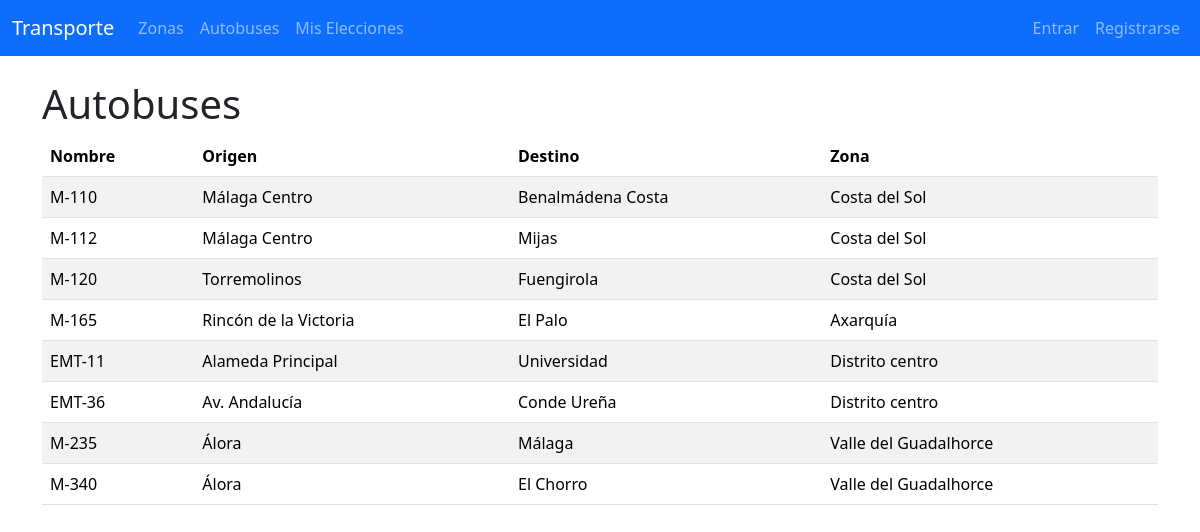
The app's page /autobuses/autobuses/ with its own data.
### autobuses/models.py (models this page shows, shortened)
class Autobus(models.Model):
    nombre = models.CharField(max_length=100)
    origen = models.CharField(max_length=150)
    destino = models.CharField(max_length=150)
    zona = models.ForeignKey(
        Zona,
        on_delete=models.CASCADE,
        related_name="autobuses"
    )
    class Meta:
        verbose_name = "Autobús"
        verbose_name_plural = "Autobuses"

### zonas/models.py (models this page shows, shortened)
class Zona(models.Model):
    nombre = models.CharField(max_length=100)

### autobuses/views.py (the view)
# urls.py: path('autobuses/', ListadoAutobusesView.as_view(), name='listado_autobuses'),
class ListadoAutobusesView(ListView):
    model = Autobus
    template_name = "autobuses/listado_autobuses.html"

### autobuses/templates/autobuses/listado_autobuses.html (shortened to what this page needs)
{% extends "base.html" %}
{% block content %}
<h1>Autobuses</h1>
<table class="table table-striped">
    <thead>
        <tr>
            <th>Nombre</th>
            <th>Origen</th>
            <th>Destino</th>
            <th>Zona</th>
        </tr>
    </thead>
    <tbody>
        {% for autobus in object_list %}
        <tr>
            <td>{{ autobus.nombre }}</td>
            <td>{{ autobus.origen }}</td>
            <td>{{ autobus.destino }}</td>
            <td>{{ autobus.zona.nombre }}</td>
        </tr>
        {% empty %}
        <tr><td colspan="5">No hay autobuses disponibles.</td></tr>
        {% endfor %}
    </tbody>
</table>
{% endblock %}

### records on screen
Autobus: nombre "M-110", origen "Málaga Centro", destino "Benalmádena Costa", zona.nombre "Costa del Sol"
Autobus: nombre "M-112", origen "Málaga Centro", destino "Mijas", zona.nombre "Costa del Sol"
Autobus: nombre "M-120", origen "Torremolinos", destino "Fuengirola", zona.nombre "Costa del Sol"
Autobus: nombre "M-165", origen "Rincón de la Victoria", destino "El Palo", zona.nombre "Axarquía"
Autobus: nombre "EMT-11", origen "Alameda Principal", destino "Universidad", zona.nombre "Distrito centro"
Autobus: nombre "EMT-36", origen "Av. Andalucía", destino "Conde Ureña", zona.nombre "Distrito centro"
Autobus: nombre "M-235", origen "Álora", destino "Málaga", zona.nombre "Valle del Guadalhorce"
Autobus: nombre "M-340", origen "Álora", destino "El Chorro", zona.nombre "Valle del Guadalhorce"
